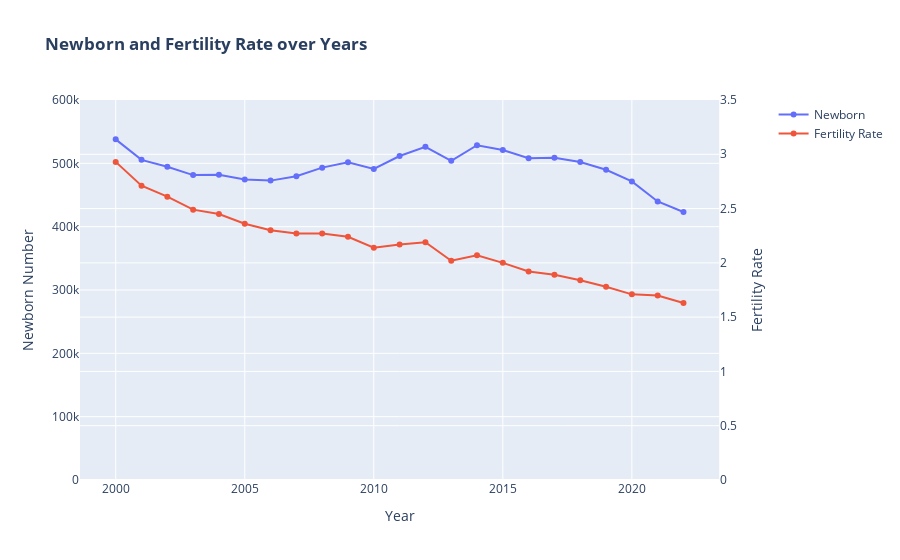

Source (notebook cell):
### Code cell
fig1 = make_subplots(specs=[[{"secondary_y": True}]])

fig1.add_trace(go.Scatter(x=df_birth_00_22['Year'], y=df_birth_00_22['Birth'], mode='lines+markers', name='Newborn'), secondary_y=False)
fig1.add_trace(go.Scatter(x=df_fertility_00_22['Year'], y=df_fertility_00_22['Fertility Rate'], mode='lines+markers', name='Fertility Rate'), secondary_y=True)

# Add figure title
fig1.update_layout(
    title_text="<b>Newborn and Fertility Rate over Years</b>"
)

# Set x-axis title
fig1.update_xaxes(title_text="Year")

# Set y-axes titles
fig1.update_yaxes(title_text="Newborn Number", secondary_y=False, range=[0, 600000])
fig1.update_yaxes(title_text="Fertility Rate", secondary_y=True, range=[0, 3.5])

fig1.show()

### Figure 1 — Plotly figure (JSON) as saved in the notebook; plotly's stock layout.template omitted (floating-point values rounded to 4 significant figures)
{"data": [{"mode": "lines+markers", "name": "Newborn", "type": "scatter", "x": [2000, 2001, 2002, 2003, 2004, 2005, 2006, 2007, 2008, 2009, 2010, 2011, 2012, 2013, 2014, 2015, 2016, 2017, 2018, 2019, 2020, 2021, 2022], "xaxis": "x", "y": [537853, 505479, 494538, 481399, 481800, 474473, 472698, 479647, 493203, 501644, 491239, 511594, 526012, 503914, 528612, 521136, 508203, 508685, 501945, 489863, 471504, 439744, 423124], "yaxis": "y"}, {"mode": "lines+markers", "name": "Fertility Rate", "type": "scatter", "x": [2000, 2001, 2002, 2003, 2004, 2005, 2006, 2007, 2008, 2009, 2010, 2011, 2012, 2013, 2014, 2015, 2016, 2017, 2018, 2019, 2020, 2021, 2022], "xaxis": "x", "y": [2.93, 2.71, 2.61, 2.49, 2.45, 2.36, 2.3, 2.27, 2.27, 2.24, 2.14, 2.17, 2.19, 2.02, 2.07, 2, 1.92, 1.89, 1.84, 1.78, 1.71, 1.7, 1.63], "yaxis": "y2"}], "layout": {"title": {"text": "<b>Newborn and Fertility Rate over Years</b>"}, "xaxis": {"anchor": "y", "domain": [0, 0.94], "title": {"text": "Year"}}, "yaxis": {"anchor": "x", "domain": [0, 1], "range": [0, 600000], "title": {"text": "Newborn Number"}}, "yaxis2": {"anchor": "x", "overlaying": "y", "range": [0, 3.5], "side": "right", "title": {"text": "Fertility Rate"}}}}
